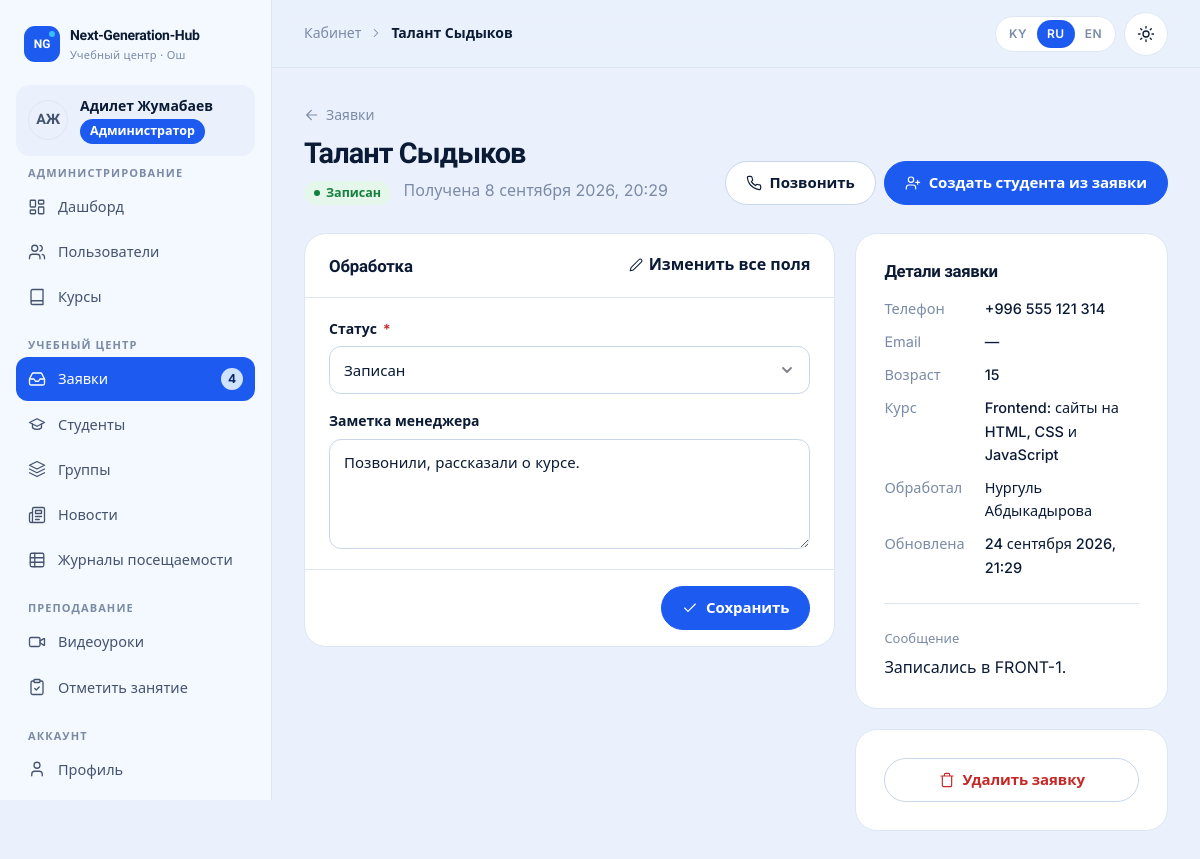
Screenshot of /cabinet/manager/requests/6/ (signed in) with the database file from the repository.
### accounts/models.py (models this page shows, shortened)
class User(AbstractUser):
    class Role(models.TextChoices):
        ADMIN = "admin", _("Administrator")
        MANAGER = "manager", _("Manager")
        TEACHER = "teacher", _("Teacher")
        STUDENT = "student", _("Student")
    role = models.CharField(_("role"), max_length=16, choices=Role.choices, default=Role.STUDENT, db_index=True)
    phone = models.CharField(_("phone"), max_length=32, blank=True)
    photo = models.ImageField(_("photo"), upload_to="users/", blank=True)
    specialization = models.CharField(_("specialization"), max_length=160, blank=True)
    about = models.TextField(_("about"), blank=True)
    class Meta:
        verbose_name = _("user")
        verbose_name_plural = _("users")
        ordering = ["last_name", "first_name", "username"]
    @property
    def display_name(self):
        return self.get_full_name() or self.username
    @property
    def initials(self):
        parts = [p for p in (self.first_name, self.last_name) if p]
        if parts:
            return "".join(p[0] for p in parts).upper()[:2]
        return self.username[:2].upper()
    @property
    def is_admin_role(self):
        return self.is_superuser or self.role == self.Role.ADMIN
    @property
    def is_student(self):
        return self.role == self.Role.STUDENT
    def has_role(self, *roles):
        return self.is_admin_role or self.role in roles

### core/models.py (models this page shows, shortened)
class EnrollmentRequest(models.Model):
    class Status(models.TextChoices):
        NEW = "new", _("New")
        CONTACTED = "contacted", _("Contacted")
        ENROLLED = "enrolled", _("Enrolled")
        REJECTED = "rejected", _("Rejected")
    name = models.CharField(_("name"), max_length=120)
    phone = models.CharField(_("phone"), max_length=32)
    email = models.EmailField(_("email"), blank=True)
    age = models.PositiveSmallIntegerField(
        _("age"), null=True, blank=True, validators=[MinValueValidator(5), MaxValueValidator(99)]
    )
    course = models.ForeignKey(
        Course, verbose_name=_("course"), on_delete=models.SET_NULL, null=True, blank=True, related_name="requests"
    )
    message = models.TextField(_("message"), blank=True)
    status = models.CharField(_("status"), max_length=12, choices=Status.choices, default=Status.NEW, db_index=True)
    manager_note = models.TextField(_("manager note"), blank=True)
    handled_by = models.ForeignKey(
        settings.AUTH_USER_MODEL,
        verbose_name=_("handled by"),
        on_delete=models.SET_NULL,
        null=True,
        blank=True,
        related_name="handled_requests",
    )
    student = models.ForeignKey(
        settings.AUTH_USER_MODEL,
        verbose_name=_("student account"),
        on_delete=models.SET_NULL,
        null=True,
        blank=True,
        related_name="enrollment_requests",
    )
    created_at = models.DateTimeField(_("received"), auto_now_add=True, db_index=True)
    updated_at = models.DateTimeField(auto_now=True)
    class Meta:
        verbose_name = _("enrollment request")
        verbose_name_plural = _("enrollment requests")
        ordering = ["-created_at"]

class TranslatableMixin:
    def tr(self, field, lang=None):
        lang = (lang or get_language() or FALLBACK_LANGUAGE).split("-")[0]
        if lang not in CONTENT_LANGUAGES:
            lang = FALLBACK_LANGUAGE
        value = getattr(self, f"{field}_{lang}", "") or ""
        if not value and lang != FALLBACK_LANGUAGE:
            value = getattr(self, f"{field}_{FALLBACK_LANGUAGE}", "") or ""
        return value

class Course(TranslatableMixin, models.Model):
    class Level(models.TextChoices):
        BEGINNER = "beginner", _("Beginner")
        INTERMEDIATE = "intermediate", _("Intermediate")
        ADVANCED = "advanced", _("Advanced")
    direction = models.CharField(_("direction"), max_length=20, choices=Direction.choices, db_index=True)
    slug = models.SlugField(_("slug"), max_length=80, unique=True)
    title_ru = models.CharField(_("title (RU)"), max_length=160)
    title_ky = models.CharField(_("title (KY)"), max_length=160, blank=True)
    title_en = models.CharField(_("title (EN)"), max_length=160, blank=True)
    short_ru = models.CharField(_("short description (RU)"), max_length=300, blank=True)
    short_ky = models.CharField(_("short description (KY)"), max_length=300, blank=True)
    short_en = models.CharField(_("short description (EN)"), max_length=300, blank=True)
    description_ru = models.TextField(_("full description (RU)"), blank=True)
    description_ky = models.TextField(_("full description (KY)"), blank=True)
    description_en = models.TextField(_("full description (EN)"), blank=True)
    level = models.CharField(_("level"), max_length=20, choices=Level.choices, default=Level.BEGINNER)
    age_from = models.PositiveSmallIntegerField(_("age from"), default=10)
    age_to = models.PositiveSmallIntegerField(_("age to"), default=17)
    duration_months = models.PositiveSmallIntegerField(_("duration, months"), default=6)
    lessons_per_week = models.PositiveSmallIntegerField(_("lessons per week"), default=2)
    price = models.PositiveIntegerField(_("price, KGS per month"), default=0)
    cover = models.ImageField(_("cover"), upload_to="courses/", blank=True)
    teachers = models.ManyToManyField(
        settings.AUTH_USER_MODEL,
        verbose_name=_("teachers"),
        related_name="courses_taught",
        blank=True,
        limit_choices_to={"role": "teacher"},
    )
    is_active = models.BooleanField(_("active"), default=True)
    order = models.PositiveSmallIntegerField(_("order"), default=0)
    created_at = models.DateTimeField(auto_now_add=True)
    class Meta:
        verbose_name = _("course")
        verbose_name_plural = _("courses")
        ordering = ["order", "title_ru"]

### cabinet/views/manager.py (the view)
# urls.py: path("manager/requests/<int:pk>/", manager.request_detail, name="manager_request_detail"),
@role_required(R.MANAGER)
def request_detail(request, pk):
    obj = get_object_or_404(EnrollmentRequest.objects.select_related("course", "handled_by", "student"), pk=pk)
    form_class = RequestFullForm if request.GET.get("full") or "name" in request.POST else RequestForm
    form = form_class(request.POST or None, instance=obj)
    if request.method == "POST" and form.is_valid():
        item = form.save(commit=False)
        item.handled_by = request.user
        item.save()
        messages.success(request, _("Request updated."))
        return redirect("cabinet:manager_request_detail", pk=obj.pk)
    return render(
        request,
        "cabinet/manager/request_detail.html",
        {"obj": obj, "form": form, "full": form_class is RequestFullForm, "page_title": obj.name},
    )

### cabinet/forms.py
class RequestForm(forms.ModelForm):
    class Meta:
        model = EnrollmentRequest
        fields = ["status", "manager_note"]
        widgets = {"manager_note": forms.Textarea(attrs={"rows": 4, "placeholder": _("Call results, agreements…")})}

### cabinet/navigation.py (called while the page is built)
def _item(label, url_name, icon, match=None, badge=None, external=False):
    return {
        "label": label,
        "url": url_name if external else reverse(url_name),
        "icon": icon,
        "match": match or [url_name.split(":")[-1]],
        "badge": badge,
        "external": external,
    }

def sidebar(request):
    path = request.path
    user = getattr(request, "user", None)
    if not user or not user.is_authenticated or not (path.startswith("/cabinet/") or path.startswith("/accounts/")):
        return {}
    match = getattr(request, "resolver_match", None)
    current = match.url_name if match and match.url_name else ""
    return {"sidebar_sections": build_sidebar(user, current)}

### core/context_processors.py (called while the page is built)
def site(request):
    return {
        "SITE": {
            "name": settings.SITE_NAME,
            "phone": settings.SITE_PHONE,
            "phone_href": "tel:" + "".join(ch for ch in settings.SITE_PHONE if ch.isdigit() or ch == "+"),
            "email": settings.SITE_EMAIL,
            "address": settings.SITE_ADDRESS or _("Osh, Lenin street 205, 2nd floor"),
            "hours": settings.SITE_HOURS or _("Mon–Sat, 9:00–20:00"),
            "instagram": settings.SITE_INSTAGRAM,
            "telegram": settings.SITE_TELEGRAM,
            "whatsapp": settings.SITE_WHATSAPP,
            "map_url": settings.SITE_MAP_URL,
        },
        "MAX_VIDEO_UPLOAD_MB": settings.MAX_VIDEO_UPLOAD_MB,
        "SHOW_DEMO_ACCOUNTS": settings.SHOW_DEMO_ACCOUNTS,
    }

### core/icons.py (called while the page is built)
def svg(name, size=20, cls="", label=""):
    body = ICONS.get(name, ICONS["info"])
    aria = f'role="img" aria-label="{label}"' if label else 'aria-hidden="true"'
    return (
        f'<svg class="icon {cls}" width="{size}" height="{size}" viewBox="0 0 24 24" fill="none" '
        f'stroke="currentColor" stroke-width="1.75" stroke-linecap="round" stroke-linejoin="round" '
        f'focusable="false" {aria}>{body}</svg>'
    )

### core/templatetags/core_tags.py (called while the page is built)
@register.filter
def tr(obj, field):
    if obj is None:
        return ""
    return obj.tr(field)

@register.simple_tag
def icon(name, size=20, cls="", label=""):
    return mark_safe(svg(name, size, escape(cls), escape(label)))

@register.filter
def field_type(bound_field):
    return bound_field.field.widget.__class__.__name__.lower()

### templates/cabinet/manager/request_detail.html (shortened to what this page needs)
{% extends "cabinet/base.html" %}
{% load i18n core_tags %}
{% block content %}
<a class="back-link" href="{% url 'cabinet:manager_requests' %}">{% icon "arrow-left" 16 %} {% trans "Requests" %}</a>
<div class="page-head">
  <div>
    <h1>{{ obj.name }}</h1>
    <p><span class="badge badge-{{ obj.status }}">{{ obj.get_status_display }}</span> <span class="faint" style="margin-left:8px">{% trans "Received" %} {{ obj.created_at|date:"j E Y, H:i" }}</span></p>
  </div>
  <div class="actions">
    <a class="btn" href="tel:{{ obj.phone }}">{% icon "phone" 16 %} {% trans "Call" %}</a>
    {% if obj.student %}<a class="btn btn-primary" href="{% url 'cabinet:manager_student_edit' obj.student.pk %}">{% icon "user" 16 %} {% trans "Student account" %}</a>
    {% else %}<a class="btn btn-primary" href="{% url 'cabinet:manager_request_to_student' obj.pk %}">{% icon "user-plus" 16 %} {% trans "Create student from request" %}</a>{% endif %}
  </div>
</div>
<div class="grid grid-main">
  <form class="card" method="post" novalidate>
    <div class="card-head"><h2>{% if full %}{% trans "Edit request" %}{% else %}{% trans "Processing" %}{% endif %}</h2>{% if not full %}<a class="link" href="?full=1">{% icon "edit" 14 %} {% trans "Edit all fields" %}</a>{% endif %}</div>
    <div class="card-body">
      <div class="form-grid">{% for field in form %}{% include "partials/field.html" with wide=1 %}{% endfor %}</div>
    </div>
    <div class="card-foot">
      <button type="submit" class="btn btn-primary">{% icon "check" 16 %} {% trans "Save" %}</button>
    </div>
  </form>
  <div class="grid">
    <section class="card card-pad">
      <h2 style="font-size:1.05rem">{% trans "Request details" %}</h2>
      <dl class="kv" style="margin-top:16px">
        <dt>{% trans "Phone" %}</dt><dd><a href="tel:{{ obj.phone }}">{{ obj.phone }}</a></dd>
        <dt>Email</dt><dd>{% if obj.email %}<a href="mailto:{{ obj.email }}">{{ obj.email }}</a>{% else %}—{% endif %}</dd>
        <dt>{% trans "Age" %}</dt><dd>{{ obj.age|default:"—" }}</dd>
        <dt>{% trans "Course" %}</dt><dd>{{ obj.course|tr:"title"|default:"—" }}</dd>
        <dt>{% trans "Handled by" %}</dt><dd>{{ obj.handled_by.display_name|default:"—" }}</dd>
        <dt>{% trans "Updated" %}</dt><dd>{{ obj.updated_at|date:"j E Y, H:i" }}</dd>
      </dl>
      {% if obj.message %}<hr><p class="faint" style="font-size:13px;margin-bottom:6px">{% trans "Message" %}</p><p style="margin:0">{{ obj.message|linebreaksbr }}</p>{% endif %}
    </section>
    <form class="card card-pad" method="post" action="{% url 'cabinet:manager_request_delete' obj.pk %}" data-confirm="{% trans 'Delete this request permanently?' %}">
      <button type="submit" class="btn btn-danger btn-block">{% icon "trash" 16 %} {% trans "Delete request" %}</button>
    </form>
  </div>
</div>
{% endblock %}

### templates/cabinet/base.html (shortened to what this page needs)
{% load static i18n core_tags %}{% get_current_language as LANGUAGE_CODE %}<!doctype html>
<html lang="{{ LANGUAGE_CODE }}" class="no-js">
<head>
  {% include "partials/head.html" %}
</head>
<body>
  <div class="cab">
    <aside class="cab-sidebar" id="cab-sidebar" aria-label="{% trans 'Cabinet menu' %}">
      <div class="row-between" style="flex-wrap:nowrap">
        {% include "partials/logo.html" %}
      </div>
      <a class="cab-user" href="{% url 'accounts:profile' %}">
        {% include "partials/avatar.html" with u=user %}
        <span class="grow" style="min-width:0"><b>{{ user.display_name }}</b><span class="badge badge-role-{{ user.role }} no-dot" style="margin-top:4px">{{ user.get_role_display }}</span></span>
      </a>
      <nav class="cab-nav">
        {% for title, items in sidebar_sections %}
        <div>
          <h6>{{ title }}</h6>
          <ul>
            {% for item in items %}
            <li><a href="{{ item.url }}"{% if item.active %} aria-current="page"{% endif %}>{% icon item.icon 18 %}<span>{{ item.label }}</span>{% if item.badge %}<span class="nav-badge" aria-label="{% trans 'new' %}">{{ item.badge }}</span>{% endif %}</a></li>
            {% endfor %}
          </ul>
        </div>
        {% endfor %}
      </nav>
    </aside>
    <div class="cab-main">
      <header class="cab-topbar">
        <div class="crumbs">{% block crumbs %}<span>{% trans "Cabinet" %}</span>{% icon "chevron-right" 14 %}<b>{{ page_title }}</b>{% endblock %}</div>
        <div class="tools">
          {% include "partials/lang_switch.html" %}
          {% include "partials/theme_toggle.html" %}
        </div>
      </header>
      <main class="cab-content" id="content">
        {% block content %}{% endblock %}
      </main>
    </div>
  </div>
</body>
</html>

### templates/partials/avatar.html
<span class="avatar {{ size|default:'' }}" aria-hidden="true">{% if u.photo %}<img src="{{ u.photo.url }}" alt="" loading="lazy">{% else %}{{ u.initials }}{% endif %}</span>

### templates/partials/field.html (shortened to what this page needs)
{% load core_tags %}{% with wt=field|field_type %}
<div class="field{% if field.errors %} has-error{% endif %}{% if wide or wt == 'textarea' or wt == 'checkboxselectmultiple' or wt == 'clearablefileinput' %} span-2{% endif %}" data-field="{{ field.name }}">
  {% if wt == "checkboxinput" %}
    <label class="check" for="{{ field.id_for_label }}">{{ field }} {{ field.label }}</label>
  {% else %}
    <label for="{{ field.id_for_label }}">{{ field.label }}{% if field.field.required %}<span class="req" aria-hidden="true">*</span>{% endif %}</label>
    {{ field }}
  {% endif %}
</div>
{% endwith %}

### rows the page displays
User: initials "АЖ", display_name "Адилет Жумабаев", role "Администратор"
EnrollmentRequest: name "Талант Сыдыков", status "Записан", created_at "8 сентября 2026, 20:29", form "Записан" "Позвонили, рассказали о курсе.", phone "+996 555 121 314", age "15", course|tr "Frontend: сайты на HTML, CSS и JavaScript", handled_by.display_name "Нургуль Абдыкадырова", updated_at "24 сентября 2026, 21:29", message "Записались в FRONT-1."

### other values shown
{{ title }} "АДМИНИСТРИРОВАНИЕ" "УЧЕБНЫЙ ЦЕНТР" "ПРЕПОДАВАНИЕ" "АККАУНТ"
{{ item.label }} "Дашборд" "Пользователи" "Курсы" "Заявки" "Студенты" "Группы" "Новости" "Журналы посещаемости" "Видеоуроки" "Отметить занятие" "Профиль"
{{ item.badge }} "4"
{{ code|upper }} "KY" "RU" "EN"
{{ field.label }} "Статус" "Заметка менеджера"
